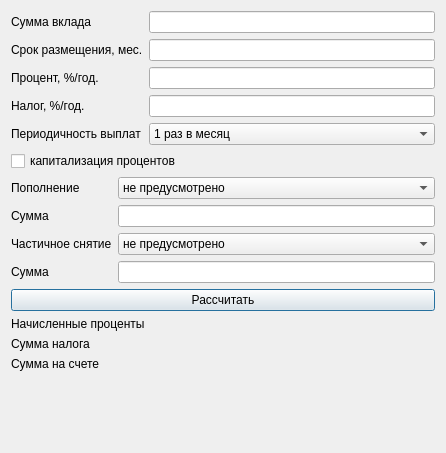
<?xml version="1.0" encoding="UTF-8"?>
<ui version="4.0">
 <class>deposit_form</class>
 <widget class="QDialog" name="deposit_form">
  <property name="geometry">
   <rect>
    <x>0</x>
    <y>0</y>
    <width>446</width>
    <height>453</height>
   </rect>
  </property>
  <property name="windowTitle">
   <string>Dialog</string>
  </property>
  <layout class="QGridLayout" name="gridLayout">
   <item row="1" column="0">
    <layout class="QGridLayout" name="gridLayout_3">
     <item row="0" column="0">
      <widget class="QCheckBox" name="is_capitalization">
       <property name="text">
        <string>капитализация процентов</string>
       </property>
      </widget>
     </item>
     <item row="1" column="0">
      <layout class="QFormLayout" name="formLayout_3">
       <item row="0" column="0">
        <widget class="QLabel" name="replanishment_name">
         <property name="text">
          <string>Пополнение</string>
         </property>
        </widget>
       </item>
       <item row="0" column="1">
        <widget class="QComboBox" name="replanishment">
         <item>
          <property name="text">
           <string>не предусмотрено</string>
          </property>
         </item>
         <item>
          <property name="text">
           <string>1 раз в месяц</string>
          </property>
         </item>
         <item>
          <property name="text">
           <string>1 раз в 6 мес</string>
          </property>
         </item>
         <item>
          <property name="text">
           <string>1 раз в год</string>
          </property>
         </item>
        </widget>
       </item>
       <item row="1" column="0">
        <widget class="QLabel" name="replanishment_sum">
         <property name="text">
          <string>Сумма</string>
         </property>
        </widget>
       </item>
       <item row="1" column="1">
        <widget class="QLineEdit" name="partial_repleneshment"/>
       </item>
       <item row="2" column="0">
        <widget class="QLabel" name="partial_withdrawal_name">
         <property name="text">
          <string>Частичное снятие</string>
         </property>
        </widget>
       </item>
       <item row="2" column="1">
        <widget class="QComboBox" name="partial_withdrawal">
         <item>
          <property name="text">
           <string>не предусмотрено</string>
          </property>
         </item>
         <item>
          <property name="text">
           <string>раз в месяц</string>
          </property>
         </item>
         <item>
          <property name="text">
           <string>раз в 6 мес</string>
          </property>
         </item>
         <item>
          <property name="text">
           <string>раз в год</string>
          </property>
         </item>
        </widget>
       </item>
       <item row="3" column="0">
        <widget class="QLabel" name="label_4">
         <property name="text">
          <string>Сумма</string>
         </property>
        </widget>
       </item>
       <item row="3" column="1">
        <widget class="QLineEdit" name="partial_withdrawal_sum"/>
       </item>
      </layout>
     </item>
    </layout>
   </item>
   <item row="2" column="0">
    <widget class="QPushButton" name="calculate">
     <property name="text">
      <string>Рассчитать</string>
     </property>
    </widget>
   </item>
   <item row="3" column="0">
    <layout class="QFormLayout" name="formLayout_4">
     <item row="0" column="0">
      <widget class="QLabel" name="accured_interest_name">
       <property name="text">
        <string>Начисленные проценты</string>
       </property>
      </widget>
     </item>
     <item row="1" column="0">
      <widget class="QLabel" name="tax_sum_name">
       <property name="text">
        <string>Сумма налога</string>
       </property>
      </widget>
     </item>
     <item row="0" column="1">
      <widget class="QLabel" name="accured_interest">
       <property name="text">
        <string/>
       </property>
      </widget>
     </item>
     <item row="1" column="1">
      <widget class="QLabel" name="tax_sum">
       <property name="text">
        <string/>
       </property>
      </widget>
     </item>
     <item row="2" column="0">
      <widget class="QLabel" name="amount_of_account_name">
       <property name="text">
        <string>Сумма на счете</string>
       </property>
      </widget>
     </item>
     <item row="2" column="1">
      <widget class="QLabel" name="anount_of_account">
       <property name="text">
        <string/>
       </property>
      </widget>
     </item>
    </layout>
   </item>
   <item row="0" column="0">
    <layout class="QFormLayout" name="formLayout_2">
     <item row="0" column="0">
      <widget class="QLabel" name="deposit_sum_name">
       <property name="text">
        <string>Сумма вклада</string>
       </property>
      </widget>
     </item>
     <item row="0" column="1">
      <widget class="QLineEdit" name="deposit_initial_sum"/>
     </item>
     <item row="1" column="0">
      <widget class="QLabel" name="placement_period_name">
       <property name="text">
        <string>Срок размещения, мес.</string>
       </property>
      </widget>
     </item>
     <item row="1" column="1">
      <widget class="QLineEdit" name="placement_period"/>
     </item>
     <item row="2" column="0">
      <widget class="QLabel" name="income_rate_name">
       <property name="text">
        <string>Процент, %/год.</string>
       </property>
      </widget>
     </item>
     <item row="2" column="1">
      <widget class="QLineEdit" name="income_rate"/>
     </item>
     <item row="3" column="0">
      <widget class="QLabel" name="tax_name">
       <property name="text">
        <string>Налог, %/год.</string>
       </property>
      </widget>
     </item>
     <item row="3" column="1">
      <widget class="QLineEdit" name="tax"/>
     </item>
     <item row="4" column="0">
      <widget class="QLabel" name="frequency_of_payments_name">
       <property name="text">
        <string>Периодичность выплат</string>
       </property>
      </widget>
     </item>
     <item row="4" column="1">
      <widget class="QComboBox" name="frequency_of_payments">
       <item>
        <property name="text">
         <string comment="1">1 раз в месяц</string>
        </property>
       </item>
       <item>
        <property name="text">
         <string comment="2">1 раз в 6 месяцев</string>
        </property>
       </item>
       <item>
        <property name="text">
         <string comment="3">1 раз в год</string>
        </property>
       </item>
       <item>
        <property name="text">
         <string comment="4">В конце срока</string>
        </property>
       </item>
      </widget>
     </item>
    </layout>
   </item>
  </layout>
 </widget>
 <resources/>
 <connections/>
</ui>
